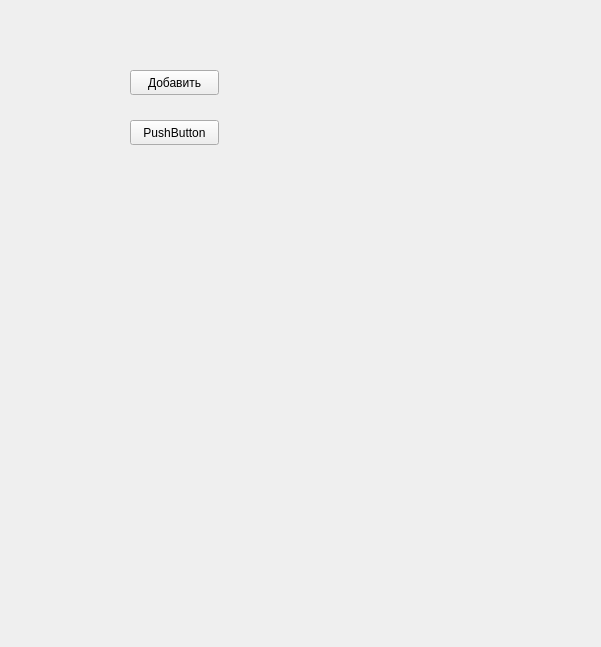
<?xml version="1.0" encoding="UTF-8"?>
<ui version="4.0">
 <class>MainWindow</class>
 <widget class="QMainWindow" name="MainWindow">
  <property name="geometry">
   <rect>
    <x>0</x>
    <y>0</y>
    <width>601</width>
    <height>647</height>
   </rect>
  </property>
  <property name="windowTitle">
   <string>MainWindow</string>
  </property>
  <widget class="QWidget" name="centralwidget">
   <widget class="QPushButton" name="btn_add">
    <property name="geometry">
     <rect>
      <x>130</x>
      <y>70</y>
      <width>89</width>
      <height>25</height>
     </rect>
    </property>
    <property name="text">
     <string>Добавить</string>
    </property>
   </widget>
   <widget class="QPushButton" name="pushButton_2">
    <property name="geometry">
     <rect>
      <x>130</x>
      <y>120</y>
      <width>89</width>
      <height>25</height>
     </rect>
    </property>
    <property name="text">
     <string>PushButton</string>
    </property>
   </widget>
  </widget>
 </widget>
 <resources/>
 <connections/>
</ui>
